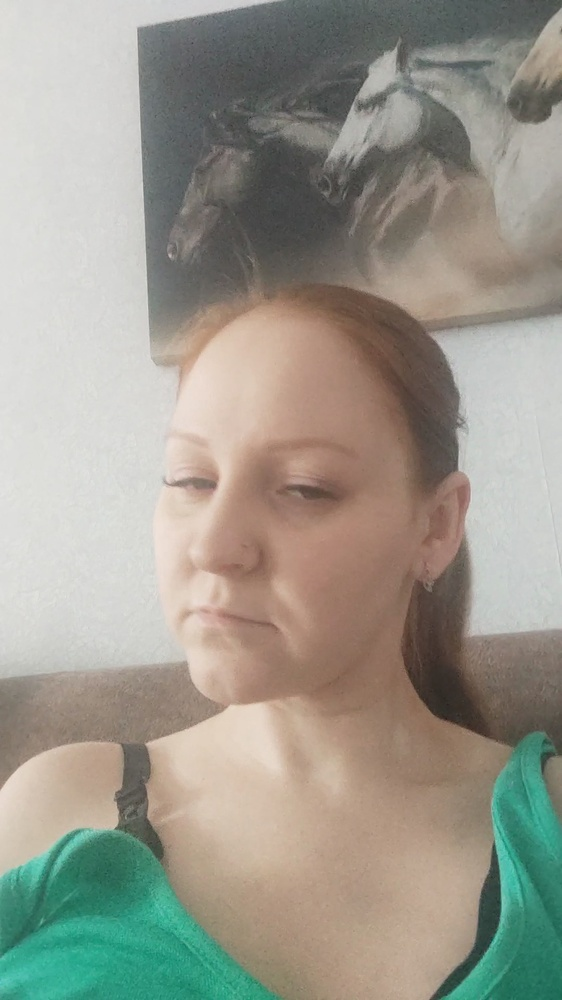
#> input picture recapture_detection/dataset/real/0001e96803--6228928cb608822f9f53589e__Xiaomi redmi note 9 pro_frame_1.jpg, 562 x 1000 px, shrunk from 1080 x 1920 before the run
$ python -i features.py   (imports and definitions only)   (older library calls are emulated)
#> lines starting #> are read from the running program, lines starting #| are printed output that depends on the picture
### recapture_detection/preprocessing.py
import cv2
import numpy as np

def preprocess_image(image_path, target_size=(256, 256)):
    """
    Extracts crops without resizing to preserve sub-pixel screen grids.
    Pads small images using reflection to avoid hard boundary artifacts.
    """
#> called with target_size = (256, 256)
    img = cv2.imread(image_path)
#> img is the input picture: shape (1000, 562, 3); mean B, G, R 142.1, 153.4, 155.8
    if img is None:
        raise ValueError(f"Could not read image: {image_path}")

    h, w = img.shape[:2]
#> h = 1000; w = 562

    # Center crop if large enough
    if h >= target_size[0] and w >= target_size[1]:
        sy = (h - target_size[0]) // 2
#> sy = 372
        sx = (w - target_size[1]) // 2
#> sx = 153
        img_crop = img[sy:sy+target_size[0], sx:sx+target_size[1]]
    else:
        # Reflect pad if too small (preserves textures, prevents resizing artifacts)
        pad_y = max(0, target_size[0] - h)
        pad_x = max(0, target_size[1] - w)
        img_crop = cv2.copyMakeBorder(
            img, pad_y//2, pad_y - pad_y//2, pad_x//2, pad_x - pad_x//2,
            cv2.BORDER_REFLECT_101
        )

    img_rgb = cv2.cvtColor(img_crop, cv2.COLOR_BGR2RGB)
    gray = cv2.cvtColor(img_crop, cv2.COLOR_BGR2GRAY)
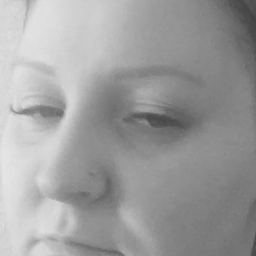
#> gray: shape (256, 256); min 63, max 230, mean 157.9
    ycbcr = cv2.cvtColor(img_crop, cv2.COLOR_BGR2YCrCb)
#> ycbcr: shape (256, 256, 3); mean of channels 0, 1, 2 157.9, 144, 115.3

    return img_rgb, gray, ycbcr

### recapture_detection/features.py
import cv2
import numpy as np
import pywt
from scipy.fftpack import fft2, fftshift
from skimage.feature import local_binary_pattern
from preprocessing import preprocess_image

def extract_fft_robust(gray):
    """Measures energy concentration of high-frequency spikes (Moiré)."""
    f = fft2(gray)
    f_shift = fftshift(f)
    mag = np.abs(f_shift)

    h, w = mag.shape
#> h = 256; w = 256
    mag[h//2-2:h//2+3, w//2-2:w//2+3] = 0 # Remove DC component
#> mag: shape (256, 256) float64; min 0, max 342838.7, mean 830.5

    mag_flat = mag.flatten()
    threshold = np.percentile(mag_flat, 99)
#> threshold = 11161.3
    top_1_energy = np.sum(mag_flat[mag_flat >= threshold])
#> top_1_energy = 21424269.1
    total_energy = np.sum(mag_flat) + 1e-5
#> total_energy = 54424869

    return [top_1_energy / total_energy, np.std(mag)]

def extract_srm_noise(gray):
    """High-pass filter to catch print halftones and screen pixel gaps."""
    kernel = np.array([[-1,  2, -1],
                       [ 2, -4,  2],
                       [-1,  2, -1]], dtype=np.float32) / 4.0
    residual = cv2.filter2D(gray.astype(np.float32), -1, kernel)
    return [np.mean(np.abs(residual)), np.var(residual), np.percentile(np.abs(residual), 95)]

def extract_chroma_moire(ycbcr):
    """Detects rainbow-colored aliases caused by screen matrices."""
    _, cr, cb = cv2.split(ycbcr)
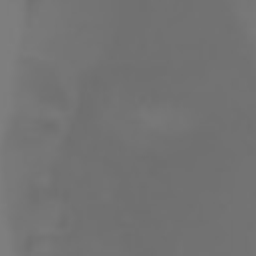
#> cb: shape (256, 256); min 110, max 127, mean 115.3
    cr_var = np.var(cv2.Laplacian(cr, cv2.CV_64F))
#> cr_var = 0.871
    cb_var = np.var(cv2.Laplacian(cb, cv2.CV_64F))
#> cb_var = 0.684
    return [cr_var, cb_var]

def extract_lbp_features(gray):
    """Rotation-invariant texture mapping."""
    radius = 2
    n_points = 8 * radius
    lbp = local_binary_pattern(gray, n_points, radius, method='nri_uniform')
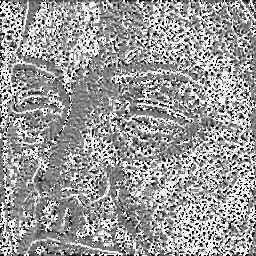
#> lbp: shape (256, 256) float64; min 0, max 242, mean 153.8
    hist, _ = np.histogram(lbp.ravel(), bins=np.arange(0, 60), density=True)
#> hist = 59 values, max 0.261 at index 0, min 0.000694 at index 16, mean 0.0169
    return hist.tolist()

def extract_glare_and_color(img):
    """Catches backlight clipping (screens) and matte reflections (prints)."""
    hsv = cv2.cvtColor(img, cv2.COLOR_RGB2HSV)
#> hsv: shape (256, 256, 3); mean H, S, V 11, 67.2, 180.4
    v = hsv[:,:,2]
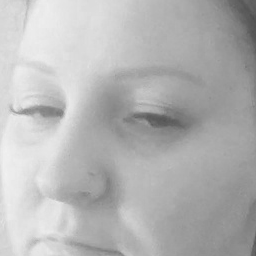
#> v: shape (256, 256); min 77, max 241, mean 180.4
    clipping_ratio = np.sum(v > 250) / v.size
#> clipping_ratio = 0
    s = hsv[:,:,1]
    return [clipping_ratio, np.mean(s), np.std(s), np.std(v)]

def extract_all_features(image_path):
    img_rgb, gray, ycbcr = preprocess_image(image_path)

    features = []
    features.extend(extract_fft_robust(gray))
    features.extend(extract_srm_noise(gray))
    features.extend(extract_chroma_moire(ycbcr))
    features.extend(extract_lbp_features(gray))
    features.extend(extract_glare_and_color(img_rgb))

    coeffs = pywt.dwt2(gray, 'db2')
    LL, (LH, HL, HH) = coeffs
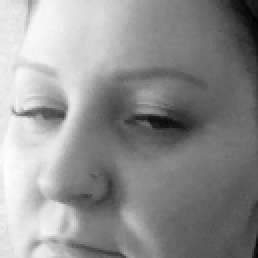
#> LL: shape (129, 129) float64 (shown 2 times larger); min 131.9, max 457.4, mean 316.7; drawn with min black and max white
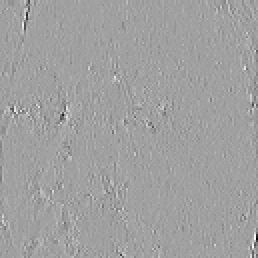
#> HL: shape (129, 129) float64 (shown 2 times larger); min -24.38, max 14.37, mean -0.00446; drawn with min black and max white
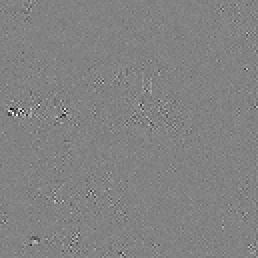
#> HH: shape (129, 129) float64 (shown 2 times larger); min -10.03, max 9.53, mean 0.00142; drawn with min black and max white
    features.extend([np.var(LH), np.var(HL), np.var(HH)])

    return np.array(features)

>>> result = extract_all_features('dataset/real/0001e96803--6228928cb608822f9f53589e__Xiaomi redmi note 9 pro_frame_1.jpg')
#> result = 73 values, max 5007.2 at index 1, min 0 at index 66, mean 70.43

$ run again, on recapture_detection/dataset/real/0001e96803--6228928cb608822f9f53589e__Xiaomi redmi note 9 pro_frame_2.jpg
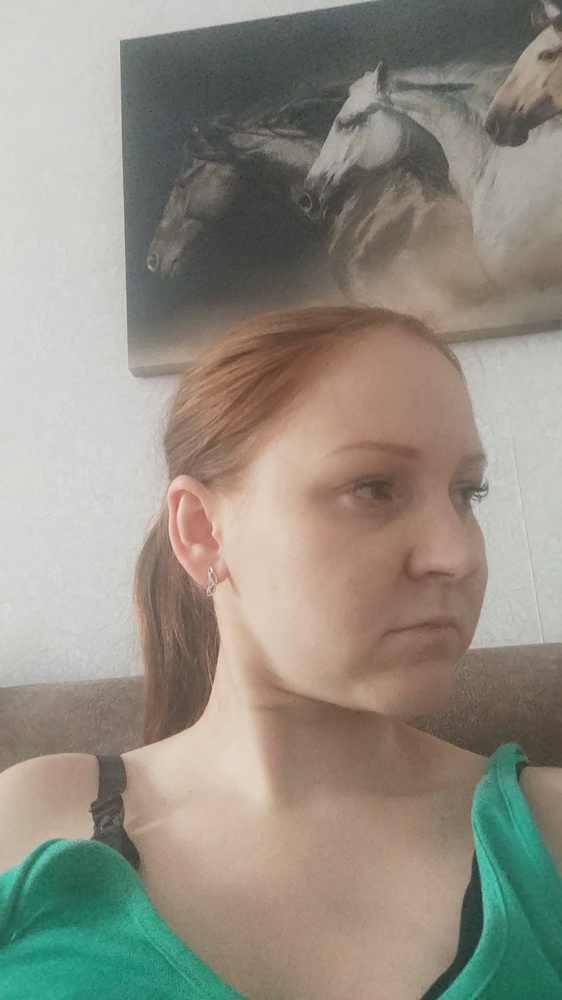
#> input picture recapture_detection/dataset/real/0001e96803--6228928cb608822f9f53589e__Xiaomi redmi note 9 pro_frame_2.jpg, 562 x 1000 px, shrunk from 1080 x 1920 before the run
#> in preprocess_image, img is the input picture: shape (1000, 562, 3); mean B, G, R 131.3, 143, 148.1
#> ycbcr: shape (256, 256, 3); mean of channels 0, 1, 2 152, 145.3, 113.9
#> in extract_fft_robust, `mag[h//2-2:h//2+3, w//2-2:w//2+3] = 0`:
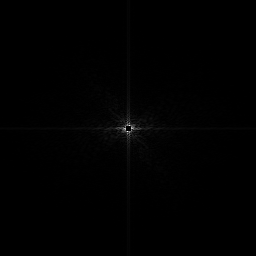
#> mag: shape (256, 256) float64; min 0, max 249962.8, mean 1296.5; drawn with min black and max white
#> threshold = 13484.1
#> top_1_energy = 21268454.1
#> total_energy = 84966303.5
#> cr_var = 0.997
#> cb_var = 0.811
#> hist = 59 values, max 0.292 at index 0, min 0.00139 at index 2, mean 0.0169
#> hsv: shape (256, 256, 3); mean H, S, V 11, 74, 176.1
#> clipping_ratio = 9.16e-05
#> in extract_all_features, `LL, (LH, HL, HH) = coeffs`:
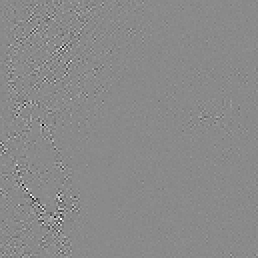
#> HH: shape (129, 129) float64 (shown 2 times larger); min -21.94, max 18.51, mean -0.00505; drawn with min black and max white
#> result = 73 values, max 4571.5 at index 1, min 9.16e-05 at index 66, mean 64.88

$ run again, on recapture_detection/dataset/real/0001e96803--62294efac72a824e5bb369f3__Xiaomi note 10s_frame_0.jpg
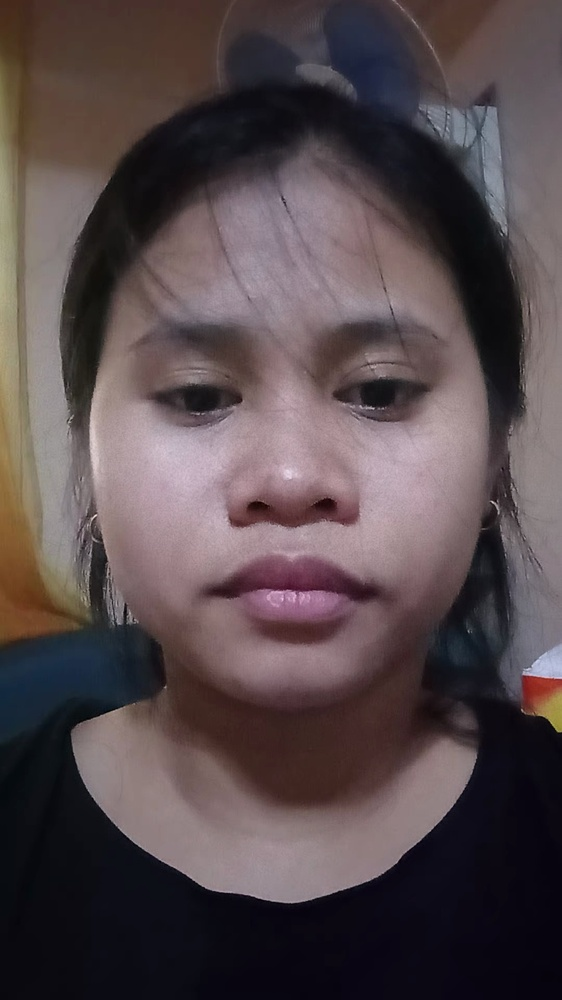
#> input picture recapture_detection/dataset/real/0001e96803--62294efac72a824e5bb369f3__Xiaomi note 10s_frame_0.jpg, 562 x 1000 px, shrunk from 1080 x 1920 before the run
#> in preprocess_image, img is the input picture: shape (1000, 562, 3); mean B, G, R 75.9, 73.2, 85.8
#> ycbcr: shape (256, 256, 3); mean of channels 0, 1, 2 124.7, 140.3, 127.6
#> in extract_fft_robust, `mag[h//2-2:h//2+3, w//2-2:w//2+3] = 0`:
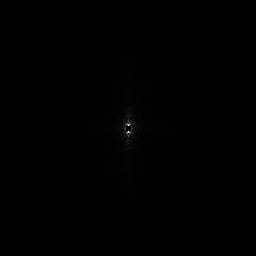
#> mag: shape (256, 256) float64; min 0, max 561806.9, mean 1531.8; drawn with min black and max white
#> threshold = 12544
#> top_1_energy = 25687292.7
#> total_energy = 100389585.2
#> cr_var = 0.729
#> cb_var = 0.511
#> hist = 59 values, max 0.362 at index 0, min 0.00466 at index 7, mean 0.0169
#> hsv: shape (256, 256, 3); mean H, S, V 157.8, 51.9, 141.9
#> clipping_ratio = 0
#> in extract_all_features, `LL, (LH, HL, HH) = coeffs`:
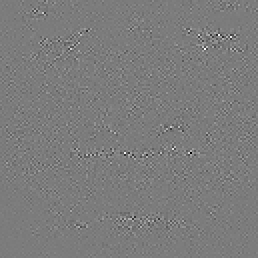
#> HH: shape (129, 129) float64 (shown 2 times larger); min -27.62, max 29.06, mean 0; drawn with min black and max white
#> result = 73 values, max 6768.6 at index 1, min 0 at index 66, mean 95.32

$ run again, on recapture_detection/dataset/real/0001e96803--62294efac72a824e5bb369f3__Xiaomi note 10s_frame_1.jpg
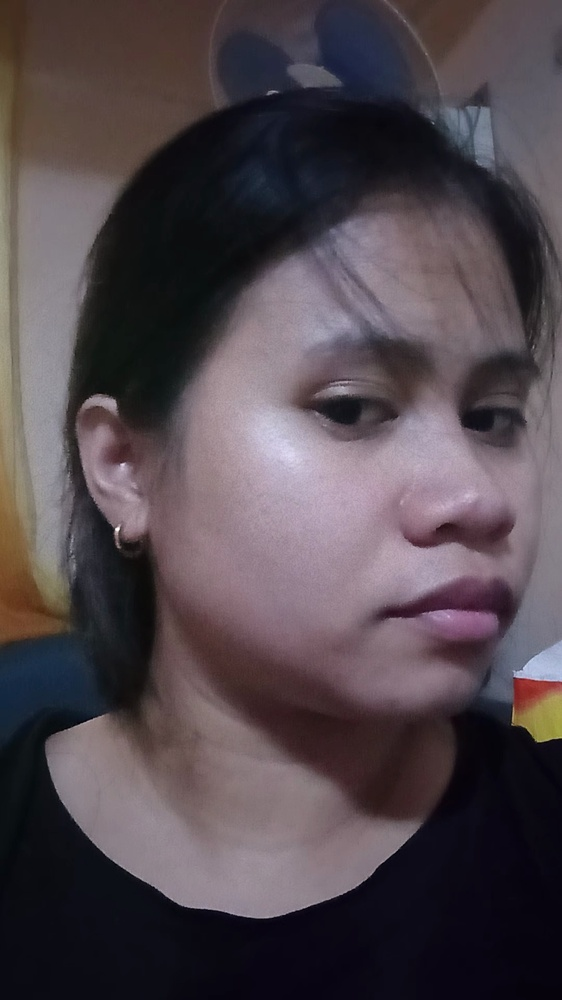
#> input picture recapture_detection/dataset/real/0001e96803--62294efac72a824e5bb369f3__Xiaomi note 10s_frame_1.jpg, 562 x 1000 px, shrunk from 1080 x 1920 before the run
#> in preprocess_image, img is the input picture: shape (1000, 562, 3); mean B, G, R 76.9, 70.9, 80.9
#> ycbcr: shape (256, 256, 3); mean of channels 0, 1, 2 129.7, 136.4, 130.2
#> threshold = 11558.4
#> top_1_energy = 20300850.2
#> total_energy = 82195282.2
#> cr_var = 0.557
#> cb_var = 0.454
#> hist = 59 values, max 0.398 at index 0, min 0.00291 at index 7, mean 0.0169
#> hsv: shape (256, 256, 3); mean H, S, V 155.3, 37.3, 142.2
#> clipping_ratio = 0
#> in extract_all_features, `LL, (LH, HL, HH) = coeffs`:
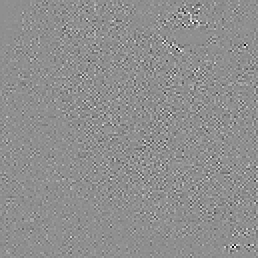
#> HH: shape (129, 129) float64 (shown 2 times larger); min -17.01, max 13.29, mean 0.0012; drawn with min black and max white
#> result = 73 values, max 4433.7 at index 1, min 0 at index 66, mean 62.63
